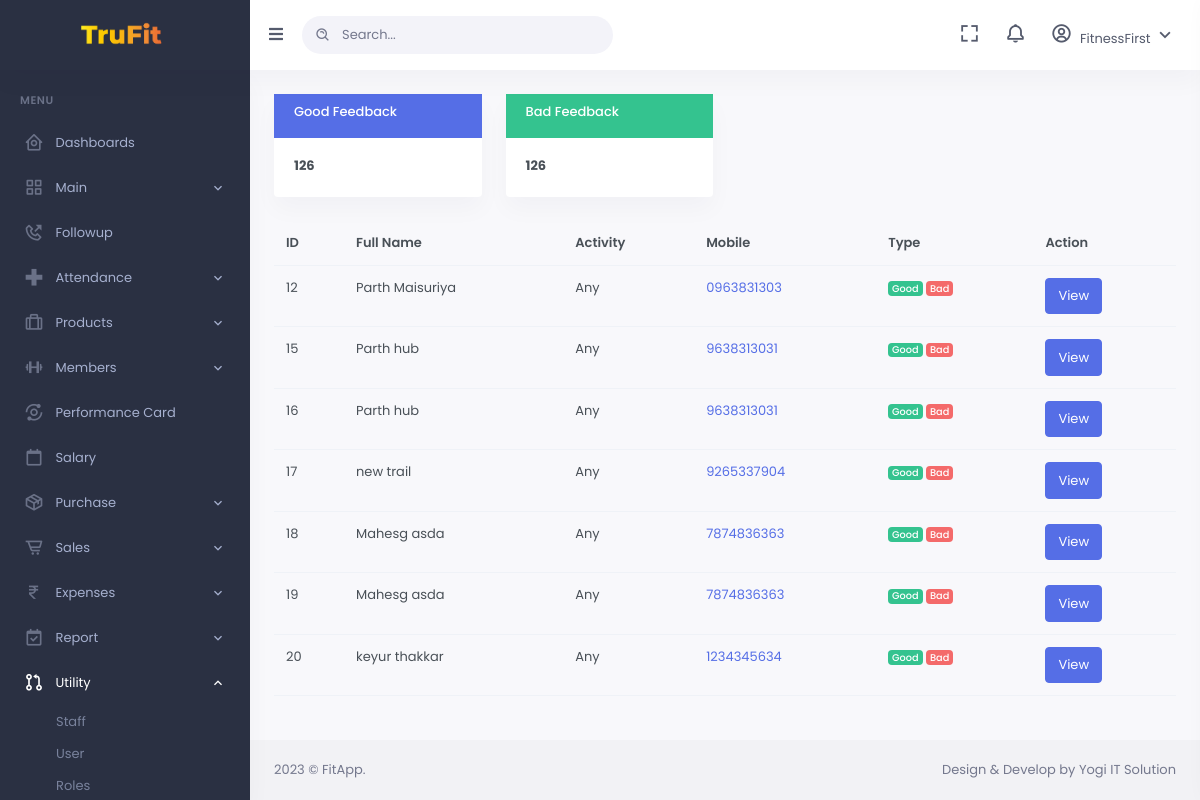
Screenshot of /feedback.php (signed in) with the database file from the repository.
### tables this page shows
CREATE TABLE `student` (
  `stdID` int(11) NOT NULL,
  `stdfName` varchar(100) NOT NULL,
  `stdlName` varchar(100) NOT NULL,
  `stdAge` int(3) NOT NULL,
  `stdGender` varchar(7) NOT NULL,
  `stdContact` varchar(10) NOT NULL,
  `stdEmailID` varchar(50) NOT NULL,
  `school` varchar(200) NOT NULL,
  `locationID` int(11) NOT NULL,
  `refID` int(11) NOT NULL,
  `programInterestedIN` int(11) NOT NULL,
  `resume` varchar(500) NOT NULL,
  `priority` varchar(50) NOT NULL,
  `remarks` varchar(500) NOT NULL
);

### feedback.php (the view, shortened to what this page needs)
<?php
include_once 'db_conn.php';
?>
<!DOCTYPE html>
<html lang="en">
<?php
include('inc/head.php')
?>
<body data-sidebar="dark">
    <div id="layout-wrapper">
        <?php
        include('inc/sidebar.php')
        ?>
        <div id="main" class="layout-column flex">
            <?php
            include('inc/header.php')
            ?>
            <div class="main-content">
                <div class="page-content">
                    <div class="container-fluid">
                        <div class="padding">
                            <div class="row ">
                                <div class="col-lg-12 col-12">
                                    <div class="row ">
                                        <div class="col-md-3">
                                            <div class="card ">
                                                <div class="card-header bg-primary">
                                                    <h6 class="text-white">Good Feedback</h6>
                                                </div>
                                                <div class="card-body ">
                                                    <h6 class="fw-bolder mb-1">126</6>
                                                </div>
                                            </div>
                                        </div>
                                        <div class="col-md-3">
                                            <div class="card ">
                                                <div class="card-header bg-success">
                                                    <h6 class="text-white">Bad Feedback</h6>
                                                </div>
                                                <div class="card-body ">
                                                    <h6 class="fw-bolder mb-1">126</6>
                                                </div>
                                            </div>
                                        </div>
                                    </div>
                                </div>
                            </div>
                            <table id="table" class="table table-theme v-middle" data-plugin="bootstrapTable" data-toolbar="#toolbar" data-search="true" data-search-align="left" data-show-export="true" data-show-columns="true" data-detail-view="false" data-mobile-responsive="true" data-pagination="true" data-page-list="[10, 25, 50, 100, ALL]">
                                <thead>
                                    <tr>
                                        <th data-sortable="true" data-field="id">ID</th>
                                        <th data-sortable="true" data-field="fullname">Full Name</th>
                                        <th data-sortable="true" data-field="age">Activity</th>
                                        <th data-sortable="true" data-field="Mobile">Mobile</th>
                                        <th data-sortable="true" data-field="Remark">Type</th>
                                        <th>Action</th>
                                    </tr>
                                </thead>
                                <tbody>
                                    <?php
                                    $sqlIn = "SELECT * FROM `student` as s inner JOIN location as l on s.locationID = l.locationID";
                                    $res = mysqli_query($conn, $sqlIn);
                                    while ($row = mysqli_fetch_assoc($res)) {
                                    ?>
                                        <tr class=" flex">
                                            <td class="flex"><?= $row['stdID'] ?></td>
                                            <td class="flex"><?= $row['stdfName'] . " " . $row['stdlName'] ?></td>
                                            <td>Any </td>
                                            <td class="flex"><a href="tel:<?= $row['stdContact'] ?>"><?= $row['stdContact'] ?></td>
                                            <td>
                                                <span class="badge  bg-success">
                                                    Good
                                                </span>
                                                <span class="badge  bg-danger ">
                                                    Bad
                                                </span>
                                            </td>
                                            <td>
                                                    <button type="button" class="btn btn-primary">
                                                        View
                                                    </button>
                                            </td>
                                        </tr>
                                    <?php } ?>
                                </tbody>
                            </table>
                        </div>
                    </div>
                </div>
            </div>
        </div>
        <?php
        include('inc/footer.php')
        ?>
    </div>
</body>
</html>

### rows the page displays
student: stdID "12", stdfName "Parth", stdlName "Maisuriya", stdContact "0963831303"
student: stdID "15", stdfName "Parth", stdlName "hub", stdContact "9638313031"
student: stdID "16", stdfName "Parth", stdlName "hub", stdContact "9638313031"
student: stdID "17", stdfName "new", stdlName "trail", stdContact "9265337904"
student: stdID "18", stdfName "Mahesg", stdlName "asda", stdContact "7874836363"
student: stdID "19", stdfName "Mahesg", stdlName "asda", stdContact "7874836363"
student: stdID "20", stdfName "keyur", stdlName "thakkar", stdContact "1234345634"
